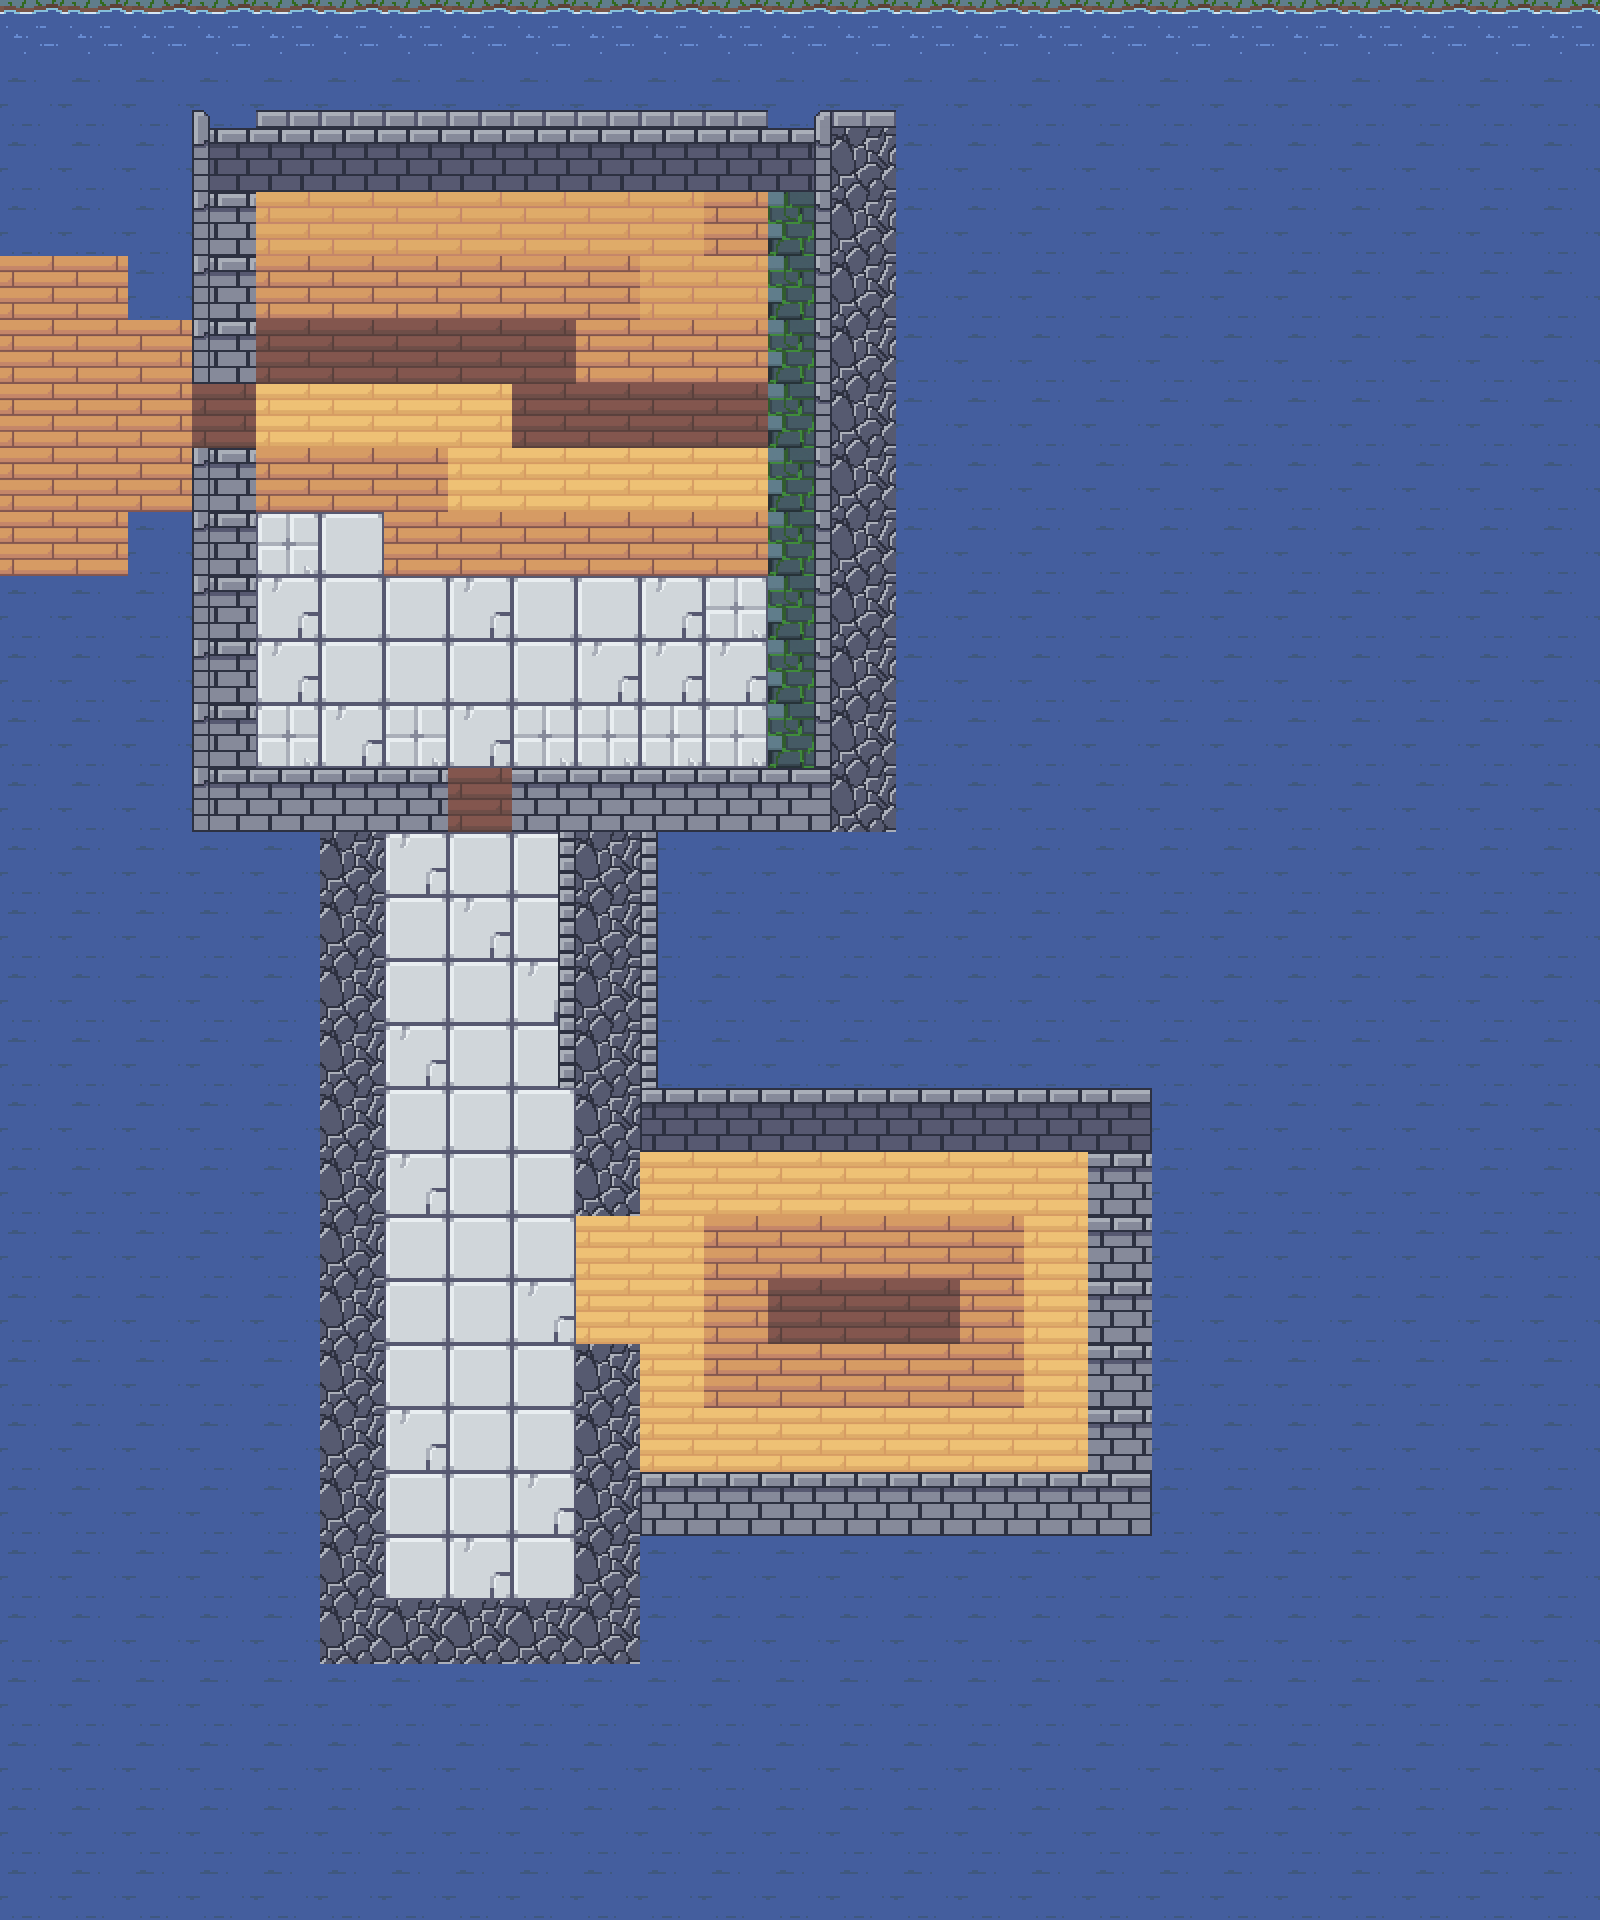

Below is a game level as drawn by its tile map, then a one-line description and the .tmx file that defines it, in full:
An orthogonal 25x30 tile map with 64x64 px tiles, 3 tile layers (Floor, Walls, Edges), 7 tilesets and 5 objects (Cat, Dog, orthogonal_key_front, side_lever_left, Key).

<map version="1.9" tiledversion="1.9.1" orientation="orthogonal" renderorder="right-down" width="25" height="30" tilewidth="64" tileheight="64" infinite="0" nextlayerid="7" nextobjectid="24">
 <tileset firstgid="1" source="texture_maps/wood_sprite_sheet.tsx" />
 <tileset firstgid="6" source="texture_maps/stone_sprite_sheet.tsx" />
 <tileset firstgid="9" source="texture_maps/stone_wall_sprite_sheet.tsx" />
 <tileset firstgid="15" source="texture_maps/wall_sprite_sheet.tsx" />
 <tileset firstgid="17" source="texture_maps/water_sprite_sheet.tsx" />
 <tileset firstgid="19" source="texture_maps/stone_edge_sprite_sheet.tsx" />
 <tileset firstgid="26" source="texture_maps/door_sprite_sheet.tsx" />
 <layer id="1" name="Floor" width="25" height="30">
  <data encoding="csv">
18,18,18,18,18,18,18,18,18,18,18,18,18,18,18,18,18,18,18,18,18,18,18,18,18,
17,17,17,17,17,17,17,17,17,17,17,17,17,17,17,17,17,17,17,17,17,17,17,17,17,
17,17,17,17,17,17,17,17,17,17,17,17,17,17,17,17,17,17,17,17,17,17,17,17,17,
17,17,17,17,5,5,5,5,5,5,5,17,17,17,17,17,17,17,17,17,17,17,17,17,17,
1,1,17,17,1,1,1,1,1,1,5,5,17,17,17,17,17,17,17,17,17,17,17,17,17,
1,1,1,17,2,2,2,2,2,1,1,1,17,17,17,17,17,17,17,17,17,17,17,17,17,
1,1,1,2,3,3,3,3,2,2,2,2,17,17,17,17,17,17,17,17,17,17,17,17,17,
1,1,1,17,4,4,4,3,3,3,3,3,17,17,17,17,17,17,17,17,17,17,17,17,17,
1,1,17,17,8,6,4,4,4,4,4,4,17,17,17,17,17,17,17,17,17,17,17,17,17,
17,17,17,17,7,6,6,7,6,6,7,8,17,17,17,17,17,17,17,17,17,17,17,17,17,
17,17,17,17,7,6,6,6,6,7,7,7,17,17,17,17,17,17,17,17,17,17,17,17,17,
17,17,17,17,8,7,8,7,8,8,8,8,17,17,17,17,17,17,17,17,17,17,17,17,17,
17,17,17,17,17,17,17,2,17,17,17,17,17,17,17,17,17,17,17,17,17,17,17,17,17,
17,17,17,17,17,17,7,6,6,17,17,17,17,17,17,17,17,17,17,17,17,17,17,17,17,
17,17,17,17,17,17,6,7,6,17,17,17,17,17,17,17,17,17,17,17,17,17,17,17,17,
17,17,17,17,17,17,6,6,7,17,17,17,17,17,17,17,17,17,17,17,17,17,17,17,17,
17,17,17,17,17,17,7,6,6,17,17,17,17,17,17,17,17,17,17,17,17,17,17,17,17,
17,17,17,17,17,17,6,6,6,17,17,17,17,17,17,17,17,17,17,17,17,17,17,17,17,
17,17,17,17,17,17,7,6,6,17,3,3,3,3,3,3,3,17,17,17,17,17,17,17,17,
17,17,17,17,17,17,6,6,6,3,3,4,4,4,4,4,3,17,17,17,17,17,17,17,17,
17,17,17,17,17,17,6,6,7,3,3,4,2,2,2,4,3,17,17,17,17,17,17,17,17,
17,17,17,17,17,17,6,6,6,17,3,4,4,4,4,4,3,17,17,17,17,17,17,17,17,
17,17,17,17,17,17,7,6,6,17,3,3,3,3,3,3,3,17,17,17,17,17,17,17,17,
17,17,17,17,17,17,6,6,7,17,17,17,17,17,17,17,17,17,17,17,17,17,17,17,17,
17,17,17,17,17,17,6,7,6,17,17,17,17,17,17,17,17,17,17,17,17,17,17,17,17,
17,17,17,17,17,17,17,17,17,17,17,17,17,17,17,17,17,17,17,17,17,17,17,17,17,
17,17,17,17,17,17,17,17,17,17,17,17,17,17,17,17,17,17,17,17,17,17,17,17,17,
17,17,17,17,17,17,17,17,17,17,17,17,17,17,17,17,17,17,17,17,17,17,17,17,17,
17,17,17,17,17,17,17,17,17,17,17,17,17,17,17,17,17,17,17,17,17,17,17,17,17,
17,17,17,17,17,17,17,17,17,17,17,17,17,17,17,17,17,17,17,17,17,17,17,17,17
</data>
 </layer>
 <layer id="2" name="Walls" width="25" height="30">
  <data encoding="csv">
0,0,0,0,0,0,0,0,0,0,0,0,0,0,0,0,0,0,0,0,0,0,0,0,0,
0,0,0,0,0,0,0,0,0,0,0,0,0,0,0,0,0,0,0,0,0,0,0,0,0,
0,0,0,9,10,10,10,10,10,10,10,10,11,15,0,0,0,0,0,0,0,0,0,0,0,
0,0,0,13,0,0,0,0,0,0,0,1,16,15,0,0,0,0,0,0,0,0,0,0,0,
0,0,0,13,0,0,0,0,0,0,0,0,16,15,0,0,0,0,0,0,0,0,0,0,0,
0,0,0,13,0,0,0,0,0,0,0,0,16,15,0,0,0,0,0,0,0,0,0,0,0,
0,0,0,0,0,0,0,0,0,0,0,0,16,15,0,0,0,0,0,0,0,0,0,0,0,
0,0,0,13,0,0,0,0,0,0,0,0,16,15,0,0,0,0,0,0,0,0,0,0,0,
0,0,0,13,0,0,0,0,0,0,0,0,16,15,0,0,0,0,0,0,0,0,0,0,0,
0,0,0,13,0,0,0,0,0,0,0,0,16,15,0,0,0,0,0,0,0,0,0,0,0,
0,0,0,13,0,0,0,0,0,0,0,0,16,15,0,0,0,0,0,0,0,0,0,0,0,
0,0,0,13,0,0,0,0,0,0,0,0,16,15,0,0,0,0,0,0,0,0,0,0,0,
0,0,0,12,13,13,13,0,13,13,13,13,14,15,0,0,0,0,0,0,0,0,0,0,0,
0,0,0,0,0,15,0,0,0,15,0,0,0,0,0,0,0,0,0,0,0,0,0,0,0,
0,0,0,0,0,15,0,0,0,15,0,0,0,0,0,0,0,0,0,0,0,0,0,0,0,
0,0,0,0,0,15,0,0,0,15,0,0,0,0,0,0,0,0,0,0,0,0,0,0,0,
0,0,0,0,0,15,0,0,0,15,0,0,0,0,0,0,0,0,0,0,0,0,0,0,0,
0,0,0,0,0,15,0,0,0,15,9,10,10,10,10,10,10,11,0,0,0,0,0,0,0,
0,0,0,0,0,15,0,0,0,15,0,0,0,0,0,0,0,13,0,0,0,0,0,0,0,
0,0,0,0,0,15,0,0,0,0,0,0,0,0,0,0,0,13,0,0,0,0,0,0,0,
0,0,0,0,0,15,0,0,0,0,0,0,0,0,0,0,0,13,0,0,0,0,0,0,0,
0,0,0,0,0,15,0,0,0,15,0,0,0,0,0,0,0,13,0,0,0,0,0,0,0,
0,0,0,0,0,15,0,0,0,15,0,0,0,0,0,0,0,13,0,0,0,0,0,0,0,
0,0,0,0,0,15,0,0,0,15,12,13,13,13,13,13,13,14,0,0,0,0,0,0,0,
0,0,0,0,0,15,0,0,0,15,0,0,0,0,0,0,0,0,0,0,0,0,0,0,0,
0,0,0,0,0,15,15,15,15,15,0,0,0,0,0,0,0,0,0,0,0,0,0,0,0,
0,0,0,0,0,0,0,0,0,0,0,0,0,0,0,0,0,0,0,0,0,0,0,0,0,
0,0,0,0,0,0,0,0,0,0,0,0,0,0,0,0,0,0,0,0,0,0,0,0,0,
0,0,0,0,0,0,0,0,0,0,0,0,0,0,0,0,0,0,0,0,0,0,0,0,0,
0,0,0,0,0,0,0,0,0,0,0,0,0,0,0,0,0,0,0,0,0,0,0,0,0
</data>
 </layer>
 <layer id="3" name="Edges" width="25" height="30">
  <data encoding="csv">
0,0,0,0,0,0,0,0,0,0,0,0,0,0,0,0,0,0,0,0,0,0,0,0,0,
0,0,0,22,25,25,25,25,25,25,25,25,21,25,0,0,0,0,0,0,0,0,0,0,0,
0,0,0,20,0,0,0,0,0,0,0,0,19,0,0,0,0,0,0,0,0,0,0,0,0,
0,0,0,20,0,0,0,0,0,0,0,0,19,0,0,0,0,0,0,0,0,0,0,0,0,
0,0,0,20,0,0,0,0,0,0,0,0,19,0,0,0,0,0,0,0,0,0,0,0,0,
0,0,0,20,0,0,0,0,0,0,0,0,19,0,0,0,0,0,0,0,0,0,0,0,0,
0,0,0,0,0,0,0,0,0,0,0,0,19,0,0,0,0,0,0,0,0,0,0,0,0,
0,0,0,20,0,0,0,0,0,0,0,0,19,0,0,0,0,0,0,0,0,0,0,0,0,
0,0,0,20,0,0,0,0,0,0,0,0,19,0,0,0,0,0,0,0,0,0,0,0,0,
0,0,0,20,0,0,0,0,0,0,0,0,19,0,0,0,0,0,0,0,0,0,0,0,0,
0,0,0,20,0,0,0,0,0,0,0,0,19,0,0,0,0,0,0,0,0,0,0,0,0,
0,0,0,20,0,0,0,0,0,0,0,0,19,0,0,0,0,0,0,0,0,0,0,0,0,
0,0,0,20,0,0,0,0,0,0,0,0,0,0,0,0,0,0,0,0,0,0,0,0,0,
0,0,0,0,0,0,0,0,23,0,24,0,0,0,0,0,0,0,0,0,0,0,0,0,0,
0,0,0,0,0,0,0,0,23,0,24,0,0,0,0,0,0,0,0,0,0,0,0,0,0,
0,0,0,0,0,0,0,0,23,0,24,0,0,0,0,0,0,0,0,0,0,0,0,0,0,
0,0,0,0,0,0,0,0,23,0,24,0,0,0,0,0,0,0,0,0,0,0,0,0,0,
0,0,0,0,0,0,0,0,0,0,0,0,0,0,0,0,0,0,0,0,0,0,0,0,0,
0,0,0,0,0,0,0,0,0,0,0,0,0,0,0,0,0,0,0,0,0,0,0,0,0,
0,0,0,0,0,0,0,0,0,0,0,0,0,0,0,0,0,0,0,0,0,0,0,0,0,
0,0,0,0,0,0,0,0,0,0,0,0,0,0,0,0,0,0,0,0,0,0,0,0,0,
0,0,0,0,0,0,0,0,0,0,0,0,0,0,0,0,0,0,0,0,0,0,0,0,0,
0,0,0,0,0,0,0,0,0,0,0,0,0,0,0,0,0,0,0,0,0,0,0,0,0,
0,0,0,0,0,0,0,0,0,0,0,0,0,0,0,0,0,0,0,0,0,0,0,0,0,
0,0,0,0,0,0,0,0,0,0,0,0,0,0,0,0,0,0,0,0,0,0,0,0,0,
0,0,0,0,0,0,0,0,0,0,0,0,0,0,0,0,0,0,0,0,0,0,0,0,0,
0,0,0,0,0,0,0,0,0,0,0,0,0,0,0,0,0,0,0,0,0,0,0,0,0,
0,0,0,0,0,0,0,0,0,0,0,0,0,0,0,0,0,0,0,0,0,0,0,0,0,
0,0,0,0,0,0,0,0,0,0,0,0,0,0,0,0,0,0,0,0,0,0,0,0,0,
0,0,0,0,0,0,0,0,0,0,0,0,0,0,0,0,0,0,0,0,0,0,0,0,0
</data>
 </layer>
 <objectgroup id="4" name="Characters">
  <object id="1" name="Cat" x="861" y="1303" />
  <object id="2" name="Dog" x="480" y="1119" />
 </objectgroup>
 <objectgroup id="5" name="Doors">
  <object id="18" name="orthogonal_key_front" x="447.932" y="767.614" width="64" height="64" />
  <object id="20" name="side_lever_left" x="145.091" y="384.182" width="64" height="64" />
 </objectgroup>
 <objectgroup id="6" name="Items">
  <object id="10" name="Key" x="477" y="1507" />
 </objectgroup>
</map>